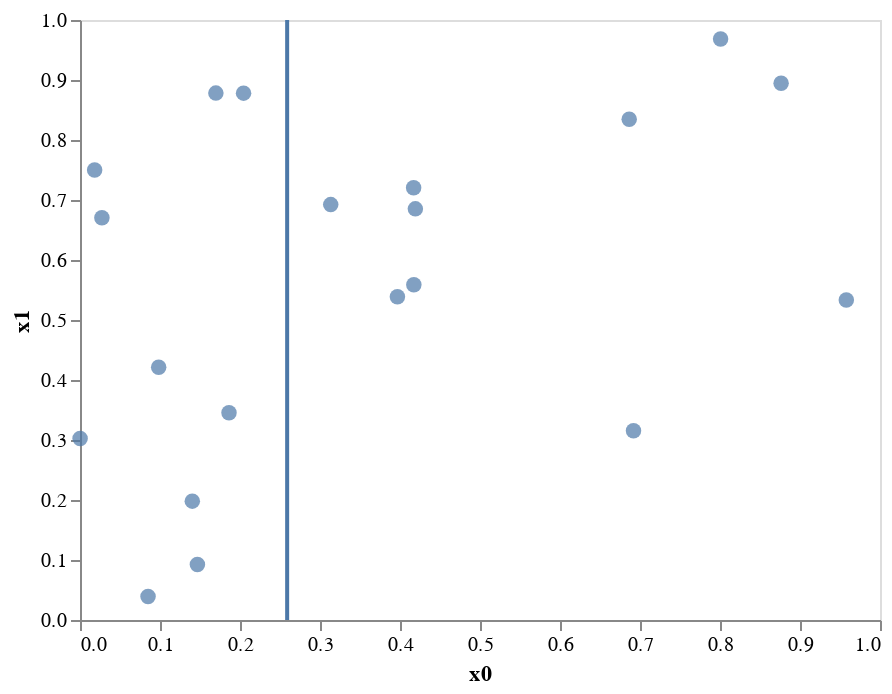

Notebook source saved alongside this figure:
### Markdown cell above
Basic idea:

- In each recursive step, there is a certain number of datapoints. If there's only one, we're done.
- Otherwise, for one of the two dimensions (we alternate back and forth), find the median value along the dimension.
- Split the data into two subsets based on being above or below that median, and build a (sub)tree for each of those subsets.
- Starting from the full dataset, you will create a tree where each leaf is a datapoint.
- You can find an approximate nearest neighbour by traversing the down the tree using the same decision points as were used to original split the data; the final leaf is the desired neighbour.

### Code cell
kdt = KDTree()
kdt.build(X)
kdt.plot2d(depth=1)

### Figure 1 — Vega-Lite specification as saved in the notebook (floating-point values rounded to 4 significant figures)
{"$schema": "https://vega.github.io/schema/vega-lite/v3.4.0.json", "config": {"mark": {"tooltip": null}, "view": {"height": 300, "width": 400}}, "datasets": {"data-27c49ca2d2c0e4fe4f94f1d7c160a361": [{"x0": 0.417, "x1": 0.7203}, {"x0": 0.0001144, "x1": 0.3023}, {"x0": 0.1468, "x1": 0.09234}, {"x0": 0.1863, "x1": 0.3456}, {"x0": 0.3968, "x1": 0.5388}, {"x0": 0.4192, "x1": 0.6852}, {"x0": 0.2045, "x1": 0.8781}, {"x0": 0.02739, "x1": 0.6705}, {"x0": 0.4173, "x1": 0.5587}, {"x0": 0.1404, "x1": 0.1981}, {"x0": 0.8007, "x1": 0.9683}, {"x0": 0.3134, "x1": 0.6923}, {"x0": 0.8764, "x1": 0.8946}, {"x0": 0.08504, "x1": 0.03905}, {"x0": 0.1698, "x1": 0.8781}, {"x0": 0.09835, "x1": 0.4211}, {"x0": 0.9579, "x1": 0.5332}, {"x0": 0.6919, "x1": 0.3155}, {"x0": 0.6865, "x1": 0.8346}, {"x0": 0.01829, "x1": 0.7501}], "data-9bc712eec4862e0da7b537a787dfb3ee": [{"x0": 0.2589, "x1": 0}, {"x0": 0.2589, "x1": 1}]}, "encoding": {}, "layer": [{"data": {"name": "data-27c49ca2d2c0e4fe4f94f1d7c160a361"}, "encoding": {"x": {"axis": {"grid": false}, "field": "x0", "type": "quantitative"}, "y": {"axis": {"grid": false}, "field": "x1", "type": "quantitative"}}, "mark": {"size": 60, "type": "circle"}}, {"data": {"name": "data-9bc712eec4862e0da7b537a787dfb3ee"}, "encoding": {"x": {"axis": {"grid": false}, "field": "x0", "type": "quantitative"}, "y": {"axis": {"grid": false}, "field": "x1", "type": "quantitative"}}, "mark": "line"}]}
